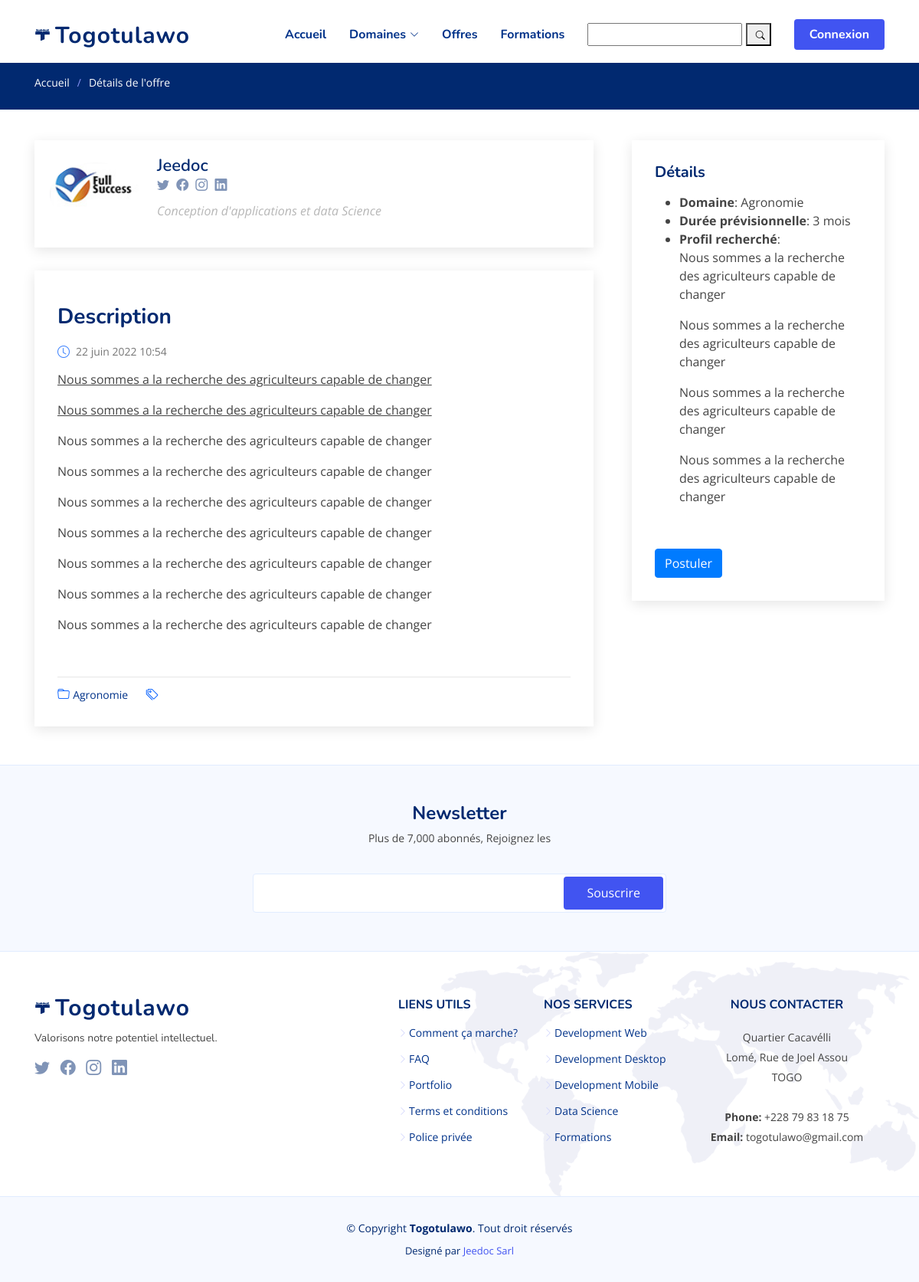
The page /offer_detail/utilisation-des-bio-pesticides on the database its author committed.
### entreprise/models.py (models this page shows, shortened)
class Problematique(models.Model):
    entreprise = models.ForeignKey(Entreprise, on_delete=models.CASCADE)
    titre = models.CharField(max_length=300)
    domaine = models.CharField(max_length=50)
    description = FroalaField()
    slug = models.SlugField(max_length=300, unique=True)
    profil_rechercher = FroalaField()
    duree_recherche = models.IntegerField()
    is_draft = models.BooleanField(default=True)
    active = models.BooleanField(default=False)
    publish_date = models.DateTimeField(auto_now_add=True)

### account/models.py (models this page shows, shortened)
class Entreprise(models.Model):
    user = models.OneToOneField(User, on_delete=models.CASCADE)
    raison_social = models.CharField(max_length=200)
    objet_social = models.CharField(max_length=200)
    adresse = models.CharField(max_length=200)
    telephone = models.PositiveIntegerField(blank=True, null=True)
    image = models.ImageField(default="dashboard/assets/images/user/user.png",
                              null=True, blank=True, upload_to='files/ense_pic')

### main/views/offers.py (the view)
# urls.py: path('offer_detail/<str:slug>', offer_detail, name='offer_detail'),
def offer_detail(request, slug):
    problematique = Problematique.objects.get(slug=slug)
    context = {
        "prob": problematique,
    }
    return render(request, template_name="offer_detail.html", context=context)

### main/templates/offer_detail.html (shortened to what this page needs)
{% extends 'main_base.html' %}
{% load article_custom_tags %}
{% load humanize %}
{% block content %}
<section class="breadcrumbs">
    <div class="container">
        <ol>
            <li><a href="{% url 'main:accueil' %}">Accueil</a></li>
            <li>Détails de l'offre</li>
        </ol>
    </div>
</section>
<section id="blog" class="blog">
    <div class="container" data-aos="fade-up">
        <div class="row">
            <div class="col-lg-8 entries">
                <div class="blog-author d-flex align-items-center">
                    <img src="{% if prob.entreprise.image %} {{prob.entreprise.image.url}} {%endif%}" class="rounded-circle float-left" alt="">
                    <div>
                        <h4>{{prob.entreprise.raison_social}}</h4>
                        <div class="social-links">
                            <a href="https://twitters.com/#"><i class="bi bi-twitter"></i></a>
                            <a href="https://facebook.com/#"><i class="bi bi-facebook"></i></a>
                            <a href="https://instagram.com/#"><i class="biu bi-instagram"></i></a>
                            <a href="https://instagram.com/#"><i class="biu bi-linkedin"></i></a>
                        </div>
                        <p>
                            {{prob.entreprise.objet_social}}
                        </p>
                    </div>
                </div>
                <article class="entry entry-single">
                    <div class="entry-img">
                    </div>
                    <h2 class="entry-title">
                        <a href="">Description</a>
                    </h2>
                    <div class="entry-meta">
                        <ul>
                            <li class="d-flex align-items-center"><i class="bi bi-clock"></i> <a
                                    href="blog-single.html"><time
                                        datetime="2020-01-01">{{prob.publish_date}}</time></a></li>
                        </ul>
                    </div>
                    <div class="entry-content">
                        <p>{{prob.description|safe}}</p>
                    </div>
                    <div class="entry-footer">
                        <i class="bi bi-folder"></i>
                        <ul class="cats">
                            <li><a href="#">{{prob.domaine}}</a></li>
                        </ul>
                        <i class="bi bi-tags"></i>
                    </div>
                </article>
            </div>
            <div class="col-lg-4">
                <div class="sidebar">
                    <h3 class="sidebar-title">Détails</h3>
                    <ul>
                        <li><strong>Domaine</strong>: {{prob.domaine}}</li>
                        <li><strong>Durée prévisionnelle</strong>: {{prob.duree_recherche}} mois</li>
                        <li><strong>Profil recherché</strong>:{{prob.profil_rechercher|safe}}</li>
                    </ul>
                    <a href="/offer_create/{{prob.id}}" class="btn btn-primary">Postuler</a>
                </div>
            </div>
        </div>
    </div>
</section>
{% endblock %}

### static/main/assets/css/style.css (style rules this page uses)
:root { scroll-behavior: smooth; }
body { font-family: "Open Sans", sans-serif; color: #444444; }
a { color: #4154f1; text-decoration: none; }
h1, h2, h3, h4, h5, h6 { font-family: "Nunito", sans-serif; }
section { padding: 60px 0; overflow: hidden; }
.breadcrumbs { padding: 15px 0; background: #012970; min-height: 40px; margin-top: 82px; color: #fff; }
.breadcrumbs ol { display: flex; flex-wrap: wrap; list-style: none; padding: 0 0 10px 0; margin: 0; font-size: 14px; }
.breadcrumbs ol a { color: #fff; transition: 0.3s; }
.breadcrumbs ol li + li { padding-left: 10px; }
.breadcrumbs ol li + li::before { display: inline-block; padding-right: 10px; color: #8894f6; content: "/"; }
.blog { padding: 40px 0 20px 0; }
.blog .entry { padding: 30px; margin-bottom: 60px; box-shadow: 0 4px 16px rgba(0, 0, 0, 0.1); }
.blog .entry .entry-img { max-height: 440px; margin: -30px -30px 20px -30px; overflow: hidden; }
.blog .entry .entry-title { font-size: 28px; font-weight: bold; padding: 0; margin: 0 0 20px 0; }
.blog .entry .entry-title a { color: #012970; transition: 0.3s; }
.blog .entry .entry-meta { margin-bottom: 15px; color: #4084fd; }
.blog .entry .entry-meta ul { display: flex; flex-wrap: wrap; list-style: none; align-items: center; padding: 0; margin: 0; }
.blog .entry .entry-meta i { font-size: 16px; margin-right: 8px; line-height: 0; }
.blog .entry .entry-meta a { color: #777777; font-size: 14px; display: inline-block; line-height: 1; }
.blog .entry .entry-content p { line-height: 24px; }
.blog .entry .entry-footer { padding-top: 10px; border-top: 1px solid #e6e6e6; }
.blog .entry .entry-footer i { color: #0d64fd; display: inline; }
.blog .entry .entry-footer a { color: #013289; transition: 0.3s; }
.blog .entry .entry-footer .cats { list-style: none; display: inline; padding: 0 20px 0 0; font-size: 14px; }
.blog .entry .entry-footer .cats li { display: inline-block; }
.blog .entry-single { margin-bottom: 30px; }
.blog .blog-author { padding: 20px; margin-bottom: 30px; box-shadow: 0 4px 16px rgba(0, 0, 0, 0.1); }
.blog .blog-author img { width: 120px; margin-right: 20px; }
.blog .blog-author h4 { font-weight: 600; font-size: 22px; margin-bottom: 0px; padding: 0; color: #012970; }
.blog .blog-author .social-links { margin: 0 10px 10px 0; }
.blog .blog-author .social-links a { color: rgba(1, 41, 112, 0.5); margin-right: 5px; }
.blog .blog-author p { font-style: italic; color: #b7b7b7; }
.blog .sidebar { padding: 30px; margin: 0 0 60px 20px; box-shadow: 0 4px 16px rgba(0, 0, 0, 0.1); }
.blog .sidebar .sidebar-title { font-size: 20px; font-weight: 700; padding: 0 0 0 0; margin: 0 0 15px 0; color: #012970; position: relative; }

### rows shown on the page
Problematique: entreprise.image (picture), entreprise.raison_social "Jeedoc", entreprise.objet_social "Conception d'applications et data Science", publish_date "22 juin 2022 10:54", description "Nous sommes a la recherche des agriculteurs capable de changer Nous sommes a la recherche des agriculteurs capable de changer Nous sommes a la recherche des agriculteurs capable de changer Nous sommes a la recherche des agriculteurs capable de changer Nous sommes a la recherche des agriculteurs capable de changer Nous sommes a la recherche des agriculteurs capable de changer Nous sommes a la recherche des agriculteurs capable de changer Nous sommes a la recherche des agriculteurs capable de changer Nous sommes a la recherche des agriculteurs capable de changer", domaine "Agronomie", duree_recherche "3", profil_rechercher "Nous sommes a la recherche des agriculteurs capable de changer Nous sommes a la recherche des agriculteurs capable de changer Nous sommes a la recherche des agriculteurs capable de changer Nous sommes a la recherche des agriculteurs capable de changer"
